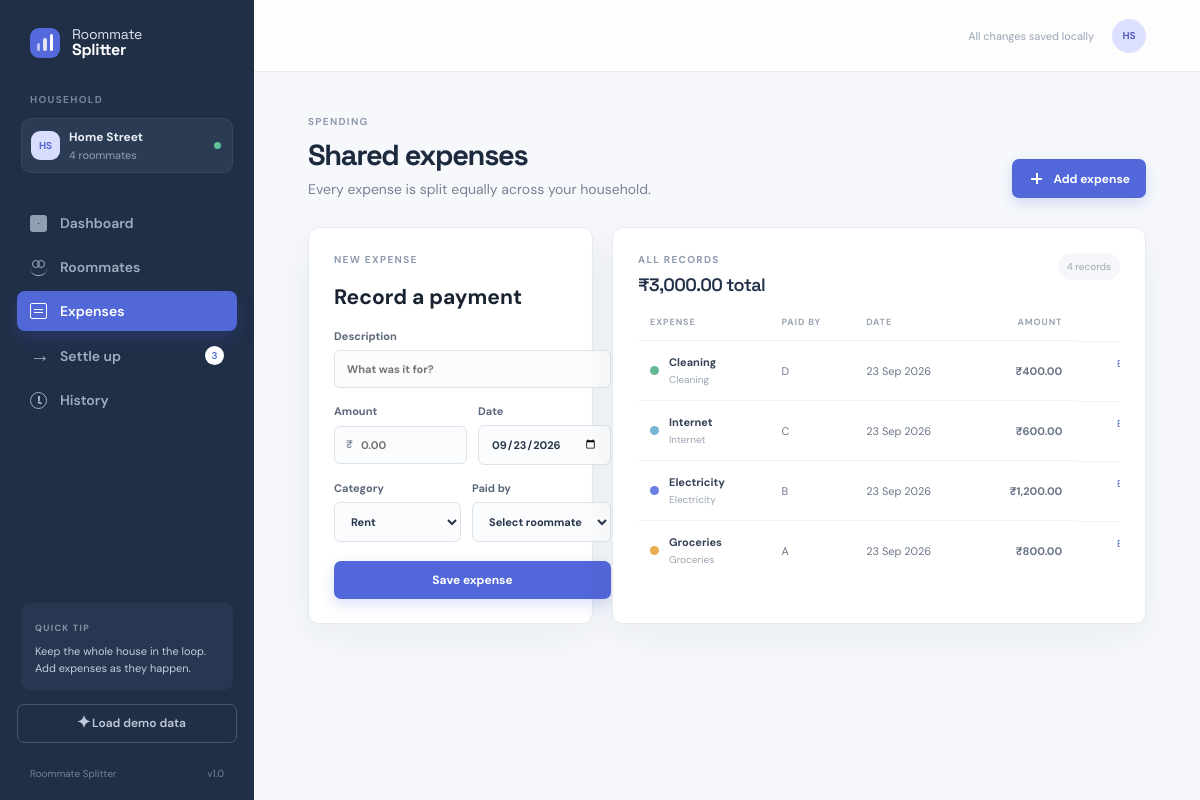
/?section=expenses, run on the app's committed database.
### tables this page shows
CREATE TABLE expenses (
                id INTEGER PRIMARY KEY AUTOINCREMENT,
                description TEXT NOT NULL,
                amount NUMERIC NOT NULL CHECK (amount > 0),
                category TEXT NOT NULL,
                paid_by INTEGER NOT NULL,
                expense_date TEXT NOT NULL,
                created_at TEXT NOT NULL DEFAULT CURRENT_TIMESTAMP,
                FOREIGN KEY (paid_by) REFERENCES roommates (id) ON DELETE RESTRICT
            );

CREATE TABLE roommates (
                id INTEGER PRIMARY KEY AUTOINCREMENT,
                name TEXT NOT NULL COLLATE NOCASE UNIQUE,
                created_at TEXT NOT NULL DEFAULT CURRENT_TIMESTAMP
            );

### artifacts/roommate-expense-splitter/app.py (the view)
@app.route("/")
def index():
    section = request.args.get("section", "dashboard")
    if section not in {"dashboard", "roommates", "expenses", "settle", "history"}:
        section = "dashboard"
    data = dashboard_data()
    editing_id = request.args.get("edit", type=int)
    data["editing_expense"] = next(
        (expense for expense in data["expenses"] if expense["id"] == editing_id), None
    )
    return render_template("dashboard.html", active_section=section, **data)

### artifacts/roommate-expense-splitter/app.py (called while the page is built)
def dashboard_data() -> dict:
    roommates = get_roommates()
    expenses = get_expenses()
    settlements = get_settlements()
    total, share, balances = calculate_balances(roommates, expenses, settlements)
    plan = build_settlement_plan(balances)
    return {
        "roommates": roommates,
        "expenses": expenses,
        "settlements": settlements,
        "total": total,
        "share": share,
        "balances": balances,
        "settlement_plan": plan,
        "settlement_total": sum((item["amount"] for item in plan), Decimal("0.00")),
        "categories": CATEGORIES,
        "today": date.today().isoformat(),
    }

@app.template_filter("inr")
def format_inr(value) -> str:
    return f"₹{money(value):,.2f}"

@app.template_filter("date_display")
def format_date(value: str) -> str:
    try:
        return date.fromisoformat(value).strftime("%d %b %Y")
    except (TypeError, ValueError):
        return value or "—"

### artifacts/roommate-expense-splitter/database.py (called while the page is built)
def money(value: Any) -> Decimal:
    return Decimal(str(value or 0)).quantize(MONEY, rounding=ROUND_HALF_UP)

def get_connection() -> sqlite3.Connection:
    DB_PATH.parent.mkdir(parents=True, exist_ok=True)
    connection = sqlite3.connect(DB_PATH)
    connection.row_factory = sqlite3.Row
    connection.execute("PRAGMA foreign_keys = ON")
    return connection

def get_roommates() -> list[sqlite3.Row]:
    with get_connection() as connection:
        return connection.execute(
            "SELECT id, name FROM roommates ORDER BY name COLLATE NOCASE"
        ).fetchall()

def get_expenses() -> list[sqlite3.Row]:
    with get_connection() as connection:
        return connection.execute(
            """
            SELECT expenses.id, expenses.description, expenses.amount,
                   expenses.category, expenses.paid_by, expenses.expense_date,
                   roommates.name AS paid_by_name
            FROM expenses
            JOIN roommates ON roommates.id = expenses.paid_by
            ORDER BY expenses.expense_date DESC, expenses.id DESC
            """
        ).fetchall()

def get_settlements() -> list[sqlite3.Row]:
    with get_connection() as connection:
        return connection.execute(
            """
            SELECT id, payer_id, receiver_id, payer, receiver, amount,
                   settled_at, status
            FROM settlements
            ORDER BY settled_at DESC, id DESC
            """
        ).fetchall()

### artifacts/roommate-expense-splitter/templates/dashboard.html (shortened to what this page needs)
{% extends "base.html" %}
{% block content %}
{% if active_section == "dashboard" %}
<section class="page-heading">
  <div>
    <div class="eyebrow">WEDNESDAY, {{ today|date_display|upper }}</div>
    <h1>Good morning, <span>Home Street.</span></h1>
    <p>Here’s where your household stands today.</p>
  </div>
  <a class="button button-primary" href="{{ url_for('index', section='expenses') }}#expense-form"><span class="icon-plus"></span> Add expense</a>
</section>
<section class="metric-grid">
  <article class="metric-card metric-primary"><div class="metric-label">TOTAL EXPENSES <span class="icon-info"></span></div><strong>{{ total|inr }}</strong><span class="metric-note">Across {{ expenses|length }} expense{% if expenses|length != 1 %}s{% endif %}</span><span class="metric-orbit orbit-one"></span><span class="metric-orbit orbit-two"></span></article>
  <article class="metric-card"><div class="metric-label">YOUR HOUSEHOLD <span class="icon-users"></span></div><strong>{{ roommates|length }}</strong><span class="metric-note">Active roommates</span><div class="mini-avatars">{% for person in roommates[:5] %}<span class="avatar avatar-{{ loop.index }}">{{ person.name[:2]|upper }}</span>{% endfor %}</div></article>
  <article class="metric-card"><div class="metric-label">EQUAL SHARE <span class="icon-split"></span></div><strong>{{ share|inr }}</strong><span class="metric-note">Per person</span><div class="share-line"><span style="width: {{ [((share / total * 100) if total else 0), 100]|min }}%"></span></div></article>
  <article class="metric-card"><div class="metric-label">TO SETTLE <span class="icon-arrow-up"></span></div><strong>{{ settlement_total|inr }}</strong><span class="metric-note">{% if settlement_plan %}{{ settlement_plan|length }} transaction{% if settlement_plan|length != 1 %}s{% endif %} recommended{% else %}Everyone is settled{% endif %}</span><a class="text-link" href="{{ url_for('index', section='settle') }}">View settle up <span>→</span></a></article>
</section>
<section class="content-grid">
  <article class="panel balances-panel">
    <div class="panel-header"><div><div class="eyebrow">AT A GLANCE</div><h2>Household balances</h2></div><a class="text-link" href="{{ url_for('index', section='roommates') }}">View roommates <span>→</span></a></div>
    {% if balances %}
    <div class="balance-list">
      {% for person in balances %}
      <div class="balance-row">
        <span class="avatar avatar-{{ loop.index }}">{{ person.name[:2]|upper }}</span><div class="person-name"><strong>{{ person.name }}</strong><span>Equal share {{ person.share|inr }}</span></div>
        <div class="balance-paid"><span>Paid</span><strong>{{ person.paid|inr }}</strong></div>
        <div class="balance-amount balance-{{ person.status|lower|replace(' ', '-') }}"><strong>{% if person.balance > 0 %}+{% endif %}{{ person.balance|inr }}</strong><span>{{ person.status }}</span></div>
      </div>
      {% endfor %}
    </div>
    {% else %}
    <div class="empty-state"><div class="empty-icon icon-users"></div><h3>Start your household</h3><p>Add roommates to see balances here.</p><a class="button button-secondary" href="{{ url_for('index', section='roommates') }}">Add roommates</a></div>
    {% endif %}
  </article>
  <article class="panel activity-panel">
    <div class="panel-header"><div><div class="eyebrow">RECENT ACTIVITY</div><h2>Latest expenses</h2></div><a class="text-link" href="{{ url_for('index', section='expenses') }}">View all <span>→</span></a></div>
    {% if expenses %}
    <div class="activity-list">
      {% for expense in expenses[:4] %}
      <div class="activity-row"><span class="category-dot dot-{{ expense.category|lower|replace(' ', '-') }}"></span><div><strong>{{ expense.description }}</strong><span>{{ expense.paid_by_name }} · {{ expense.expense_date|date_display }}</span></div><strong class="activity-amount">{{ expense.amount|inr }}</strong></div>
      {% endfor %}
    </div>
    {% else %}
    <div class="empty-state compact"><div class="empty-icon icon-receipt"></div><h3>No expenses yet</h3><p>Add your first shared expense.</p></div>
    {% endif %}
  </article>
</section>
{% elif active_section == "expenses" %}
<section class="page-heading"><div><div class="eyebrow">SPENDING</div><h1>Shared expenses</h1><p>Every expense is split equally across your household.</p></div><a class="button button-primary" href="#expense-form"><span class="icon-plus"></span> Add expense</a></section>
<section class="content-grid expenses-layout">
  <article class="panel expense-form-panel" id="expense-form"><div class="eyebrow">{% if editing_expense %}EDIT EXPENSE{% else %}NEW EXPENSE{% endif %}</div><h2>{% if editing_expense %}Update payment{% else %}Record a payment{% endif %}</h2><form method="post" action="{% if editing_expense %}{{ url_for('edit_expense', expense_id=editing_expense.id) }}{% else %}{{ url_for('create_expense') }}{% endif %}" class="stack-form">
    <label>Description<input name="description" placeholder="What was it for?" value="{{ editing_expense.description if editing_expense else '' }}" required /></label>
    <div class="form-row"><label>Amount<div class="input-prefix"><span>₹</span><input name="amount" type="number" step="0.01" min="0.01" placeholder="0.00" value="{{ editing_expense.amount if editing_expense else '' }}" required /></div></label><label>Date<input name="expense_date" type="date" value="{{ editing_expense.expense_date if editing_expense else today }}" required /></label></div>
    <div class="form-row"><label>Category<select name="category">{% for category in categories %}<option value="{{ category }}" >{{ category }}</option>{% endfor %}</select></label><label>Paid by<select name="paid_by" required><option value="" disabled {% if not editing_expense %}selected{% endif %}>Select roommate</option></select></label></div>
    <div class="form-actions"><button class="button button-primary full-button" type="submit" >{% if editing_expense %}Save changes{% else %}Save expense{% endif %}</button></div>
  </form></article>
  <article class="panel table-panel"><div class="panel-header"><div><div class="eyebrow">ALL RECORDS</div><h2>{{ total|inr }} total</h2></div><span class="record-count">{{ expenses|length }} records</span></div>
    {% if expenses %}<div class="expense-table-wrap"><table><thead><tr><th>Expense</th><th>Paid by</th><th>Date</th><th class="align-right">Amount</th><th></th></tr></thead><tbody>{% for expense in expenses %}<tr><td><div class="table-title"><span class="category-dot dot-{{ expense.category|lower|replace(' ', '-') }}"></span><div><strong>{{ expense.description }}</strong><span>{{ expense.category }}</span></div></div></td><td>{{ expense.paid_by_name }}</td><td>{{ expense.expense_date|date_display }}</td><td class="align-right"><strong>{{ expense.amount|inr }}</strong></td><td class="align-right row-actions"><a class="edit-text" href="{{ url_for('index', section='expenses', edit=expense.id) }}#expense-form">Edit</a><form method="post" action="{{ url_for('remove_expense', expense_id=expense.id) }}" onsubmit="return confirm('Delete this expense?')"><button class="delete-text" type="submit">Delete</button></form></td></tr>{% endfor %}</tbody></table></div>{% else %}<div class="empty-state compact"><div class="empty-icon icon-receipt"></div><h3>No expenses recorded</h3><p>Your shared spending will appear here.</p></div>{% endif %}
  </article>
</section>
{% endif %}
{% endblock %}

### artifacts/roommate-expense-splitter/static/css/style.css (style rules this page uses)
.row-actions { display:flex;justify-content:flex-end;align-items:center;gap:9px }
.edit-text { color:#596dc9;font-size:10px }
.form-actions { display:grid;gap:8px }
:root { --ink:#182231;--muted:#778294;--line:#e7eaf0;--paper:#fff;--wash:#f6f8fb;--navy:#1e2d43;--blue:#5267d9;--blue-soft:#eef0ff;--green:#2d9d78;--green-soft:#e9f7f1;--red:#cf645b;--red-soft:#fff0ee;--yellow:#e5ad45;--shadow:0 12px 36px rgba(32,45,70,.06) }
* { box-sizing:border-box }
body { margin:0;background:var(--wash);color:var(--ink);font-family:"DM Sans",sans-serif;font-size:14px }
a { color:inherit;text-decoration:none }
button,input,select { font:inherit }
button { cursor:pointer }
.sidebar-kicker,.eyebrow,.metric-label { font-size:10px;font-weight:700;letter-spacing:.13em;color:#8e9bae }
.nav-icon,.icon-users,.icon-receipt,.icon-arrow,.icon-clock,.icon-check,.icon-grid,.icon-plus,.icon-spark,.icon-split,.icon-info,.icon-arrow-up { width:17px;height:17px;display:inline-block;position:relative;flex:none }
.icon-plus:before,.icon-plus:after { content:"";position:absolute;background:currentColor;left:3px;right:3px;top:8px;height:1.5px }
.icon-plus:after { top:3px;bottom:3px;left:8px;width:1.5px;height:auto }
.page-heading { display:flex;justify-content:space-between;align-items:flex-end;margin-bottom:29px }
.page-heading h1 { font-family:"Space Grotesk",sans-serif;font-size:29px;letter-spacing:-.045em;margin:8px 0 7px;color:#1d2a3e }
.page-heading p { margin:0;color:var(--muted) }
.button { border:0;border-radius:7px;padding:11px 16px;font-weight:700;font-size:12px;display:inline-flex;align-items:center;justify-content:center;gap:8px;transition:.2s }
.button-primary { background:#5267d9;color:#fff;box-shadow:0 5px 14px rgba(82,103,217,.21) }
.metric-card,.panel { background:var(--paper);border:1px solid var(--line);border-radius:11px;box-shadow:var(--shadow) }
.content-grid { display:grid;grid-template-columns:1.1fr .9fr;gap:19px }
.panel { padding:25px 25px 24px }
.panel-header { display:flex;align-items:flex-start;justify-content:space-between;margin-bottom:20px }
.panel-header h2,.form-panel h2 { font:600 18px "Space Grotesk",sans-serif;letter-spacing:-.035em;margin:7px 0 0;color:#223049 }
.category-dot { height:9px;width:9px;border-radius:50%;display:inline-block;flex:none;background:#8f9bae }
.dot-groceries { background:#eaac4f }
.dot-electricity { background:#697ee3 }
.dot-internet { background:#77b7d6 }
.dot-cleaning { background:#66b793 }
.stack-form { display:grid;gap:16px }
.stack-form label { display:grid;gap:7px;color:#5d697b;font-size:11px;font-weight:700 }
.stack-form input,.stack-form select { border:1px solid #dde2ea;background:#fbfcfd;color:#28364b;border-radius:6px;padding:11px 12px;outline:0 }
.expenses-layout { grid-template-columns:285px 1fr }
.expense-form-panel { align-self:start }
.form-row { display:grid;grid-template-columns:1fr 1fr;gap:11px }
.input-prefix { position:relative }
.input-prefix span { position:absolute;left:12px;top:11px;color:#8490a0 }
.input-prefix input { padding-left:26px;width:100% }
.full-button { width:100%;margin-top:3px }
.table-panel { min-width:0 }
.record-count,.history-total { font-size:10px;color:#9ba5b3;background:#f6f7fa;border-radius:20px;padding:7px 9px }
.expense-table-wrap { overflow:auto }
table { width:100%;border-collapse:collapse;min-width:560px }
th { text-align:left;color:#9aa4b2;font-size:9px;letter-spacing:.1em;text-transform:uppercase;font-weight:700;padding:0 12px 12px }
td { border-top:1px solid #f0f1f4;padding:14px 12px;color:#697587;font-size:11px;white-space:nowrap }
.table-title { display:flex;align-items:center;gap:10px }
.table-title>div span { display:block;color:#9ba4b1;font-size:10px;margin-top:4px }
.table-title strong { color:#354257 }
.align-right { text-align:right }

### data on the page
expenses: description "Cleaning", category "Cleaning", paid_by_name "D", expense_date "23 Sep 2026", amount|inr "₹400.00"
expenses: description "Internet", category "Internet", paid_by_name "C", expense_date "23 Sep 2026", amount|inr "₹600.00"
expenses: description "Electricity", category "Electricity", paid_by_name "B", expense_date "23 Sep 2026", amount|inr "₹1,200.00"
expenses: description "Groceries", category "Groceries", paid_by_name "A", expense_date "23 Sep 2026", amount|inr "₹800.00"

### other printed values
{{ roommates|length }} "4"
{{ label }} "Dashboard" "Roommates" "Expenses" "Settle up" "History"
{{ settlement_plan|length }} "3"
{{ total|inr }} "₹3,000.00"
{{ expenses|length }} "4"
form field category "Rent"
